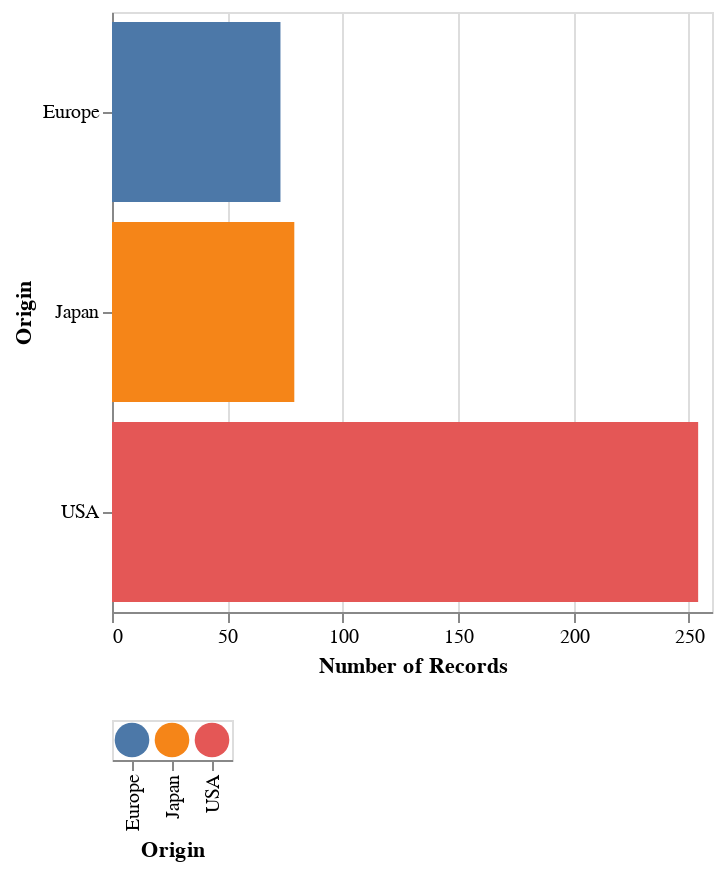

Notebook cell for this chart:
### Code cell
(bar_alt & origin_legend).display()

### Figure 1 — Vega-Lite specification as saved in the notebook (floating-point values rounded to 4 significant figures; data arrays with more than 128 entries replaced by an {"elided": "..."} marker saying what was removed)
{"config": {"view": {"continuousWidth": 300, "continuousHeight": 300}}, "vconcat": [{"data": {"name": "data-7ddb55bb9bd388b7797db8ec2a713f5e"}, "mark": {"type": "bar"}, "encoding": {"color": {"field": "Origin", "legend": null, "type": "nominal"}, "x": {"aggregate": "count", "field": "Origin", "title": "Number of Records", "type": "quantitative"}, "y": {"field": "Origin", "title": "Origin", "type": "nominal"}}, "height": 300, "name": "view_1", "transform": [{"filter": "((datum.YYYY <= PeriodUpper.cutoff) && (datum.YYYY >= PeriodLower.cutoff))"}, {"filter": {"param": "param_1"}}]}, {"data": {"name": "data-932bd1cefe522dce9f3ac66581c537dc"}, "mark": {"type": "circle", "size": 300}, "encoding": {"color": {"field": "Origin", "legend": null, "type": "nominal"}, "opacity": {"condition": {"param": "param_1", "value": 1.0}, "value": 0.1}, "x": {"field": "Origin", "type": "nominal"}}, "name": "view_2"}], "params": [{"name": "PeriodLower", "select": {"type": "point", "fields": ["cutoff"]}, "bind": {"input": "range", "max": 1982, "min": 1970, "step": 1}, "value": [{"cutoff": 1970}], "views": ["view_1"]}, {"name": "PeriodUpper", "select": {"type": "point", "fields": ["cutoff"]}, "bind": {"input": "range", "max": 1982, "min": 1970, "step": 1}, "value": [{"cutoff": 1982}], "views": ["view_1"]}, {"name": "param_1", "select": {"type": "point", "fields": ["Origin"]}, "views": ["view_1", "view_2"]}], "$schema": "https://vega.github.io/schema/vega-lite/v5.8.0.json", "datasets": {"data-7ddb55bb9bd388b7797db8ec2a713f5e": {"elided": "406 records"}, "data-932bd1cefe522dce9f3ac66581c537dc": [{"Origin": "Europe"}, {"Origin": "USA"}, {"Origin": "Japan"}]}}
